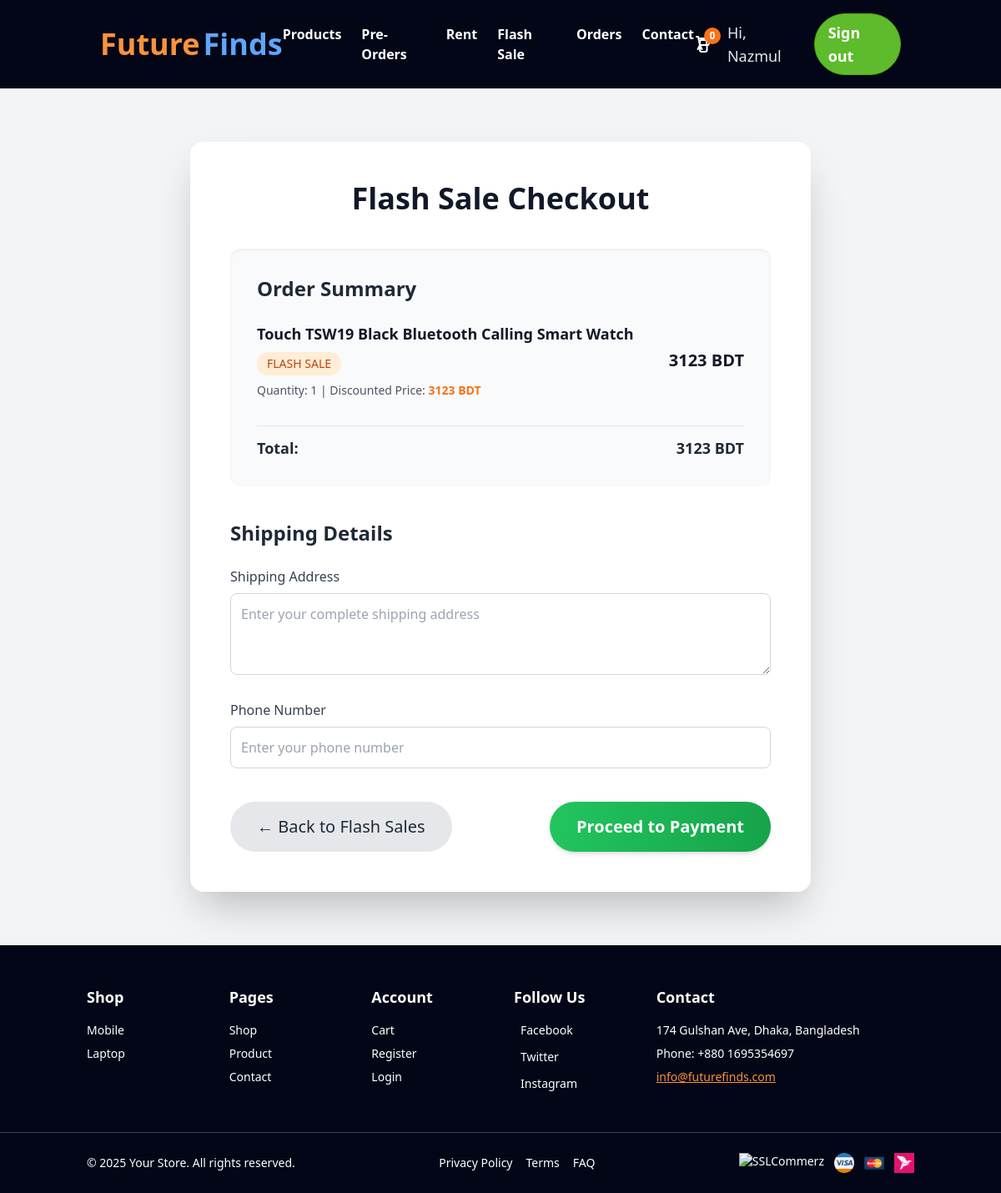
Screenshot of /product/flash-sale/8/checkout/ (signed in) with the database file from the repository.
### products/models.py (models this page shows)
class FlashSaleProduct(models.Model):
    name = models.CharField(max_length=255)
    image = models.ImageField(upload_to='flash_sale_images/', blank=True, null=True)
    discount_type = models.CharField(
        max_length=10,
        choices=[('percent', 'Percent'), ('fixed', 'Fixed')],
        default='percent'
    )
    original_price = models.DecimalField(max_digits=10, decimal_places=2, default=0)
    discount_value = models.DecimalField(
        max_digits=10,
        decimal_places=2,
        default=0,
        help_text="Enter percentage for percent discount, or fixed amount for fixed discount"
    )
    start_time = models.DateTimeField()
    end_time = models.DateTimeField()
    def get_sale_price(self):
        if self.discount_type == 'percent':
            sale_price = self.original_price * (1 - self.discount_value / 100)
        else:  # fixed
            sale_price = self.original_price - self.discount_value
        return int(sale_price)

### products/views.py (the view, shortened to what this page needs)
# urls.py: path('flash-sale/<int:pk>/checkout/', views.flash_sale_checkout, name='flash_sale_checkout'),
@login_required(login_url='login')
def flash_sale_checkout(request, pk):
    product = get_object_or_404(FlashSaleProduct, pk=pk)
    total_price = product.get_sale_price()
    return render(request, "flash_sale_checkout.html", {
        "product": product,
        "total_price": total_price
    })

### templates/flash_sale_checkout.html (shortened to what this page needs)
<!DOCTYPE html>
<html lang="en">
<head>
    <link href="https://cdn.jsdelivr.net/npm/daisyui@4.12.24/dist/full.min.css" rel="stylesheet" type="text/css" />
    <script src="https://cdn.tailwindcss.com"></script>
</head>
<body class="bg-gray-100">
<nav  class="bg-slate-950"  >
<header class="bg-slate-950 sticky top-0 z-50">
  <div class="container mx-auto flex justify-between items-center py-4 px-4 lg:px-8">
    <a href="{% url 'home' %}" class="flex items-center">
      <span class="text-orange-400 text-4xl font-bold">Future</span>
      <span class="text-blue-400 text-4xl font-bold ml-1">Finds</span>
    </a>
    <nav id="mobileMenu" class="hidden lg:flex md:flex-grow justify-center">
      <ul class="flex flex-col lg:flex-row lg:space-x-6 text-white font-semibold">
        <li><a href="{% url 'products' %}" class="hover:text-orange-400 py-2 block">Products</a></li>
        <li><a href="{% url 'preorder_products' %}" class="hover:text-orange-400 py-2 block">Pre-Orders</a></li>
        <li><a href="{% url 'rental_products' %}" class="hover:text-orange-400 py-2 block">Rent</a></li>
        <li><a href="{% url 'flash_sale' %}" class="hover:text-orange-400 py-2 block">Flash Sale</a></li>
        {% if user.is_authenticated %}
          <li><a href="{% url 'orders' %}" class="hover:text-orange-400 py-2 block">Orders</a></li>
        {% endif %}
        <li><a href="{% url 'contact' %}" class="hover:text-orange-400 py-2 block">Contact</a></li>
      </ul>
    </nav>
    <div class="hidden lg:flex items-center space-x-4">
      <a href="{% url 'cart' %}" class="relative text-white hover:text-orange-400 transition-colors">
        <svg class="w-6 h-6" fill="none" stroke="currentColor" viewBox="0 0 24 24">
          <path stroke-linecap="round" stroke-linejoin="round" stroke-width="2" d="M3 3h2l.4 2M7 13h10l4-8H5.4m0 0L7 13m0 0l-2.5 5M7 13l2.5 5m6-5v6a2 2 0 01-2 2H9a2 2 0 01-2-2v-6m8 0V9a2 2 0 00-2-2H9a2 2 0 00-2 2v4.01"></path>
        </svg>
        <span class="absolute -top-2 -right-2 bg-orange-500 text-white text-xs rounded-full h-5 w-5 flex items-center justify-center font-bold">
          {% if user.is_authenticated %}
            {{ user.cartitem_set.count|default:0 }}
          {% else %}
            0
          {% endif %}
        </span>
      </a>
      {% if user.is_authenticated %}
        <span class="text-gray-200 text-lg">Hi, {{ user.username }}</span>
        <a href="{% url 'logout' %}"
           class="bg-[#5EBB2B] border border-[#4eaa0c] text-white hover:bg-transparent hover:text-[#5EBB2B] font-semibold px-4 py-2 rounded-full text-lg transition">
           Sign out
        </a>
      {% else %}
        <a href="{% url 'login' %}"
           class="bg-[#FF9900] border border-[#e17d00] text-black hover:bg-transparent hover:text-[#FF9900] font-semibold px-4 py-2 rounded-full text-lg transition">
           Sign in
        </a>
      {% endif %}
    </div>
  </div>
</header>
</nav>
  {% load static %}
<main class="container mx-auto my-16 px-4">
  <div class="bg-white shadow-2xl rounded-2xl p-8 md:p-12 w-full md:w-5/6 lg:w-3/4 mx-auto transition-transform duration-300 hover:-translate-y-1">
    <h1 class="text-3xl sm:text-4xl font-extrabold text-gray-900 mb-10 text-center">
       Flash Sale Checkout
    </h1>
    <section class="bg-gray-50 rounded-xl p-6 md:p-8 shadow-inner mb-10">
      <h2 class="text-2xl font-semibold mb-6 text-gray-800 text-center sm:text-left">
        Order Summary
      </h2>
      <div class="flex flex-col sm:flex-row justify-between items-start sm:items-center border-gray-200 pb-4 mb-4">
        <div>
          <p class="text-lg font-semibold text-gray-900">{{ product.name }}</p>
          <div class="inline-block mt-2 bg-orange-100 text-orange-700 px-3 py-1 rounded-full text-sm font-medium">
             FLASH SALE
          </div>
          <p class="text-sm text-gray-600 mt-2">
            Quantity: 1 | Discounted Price:
            <span class="font-semibold text-orange-500">{{ product.get_sale_price }} BDT</span>
          </p>
        </div>
        <p class="text-xl font-bold text-gray-900 mt-4 sm:mt-0">
          {{ total_price }} BDT
        </p>
      </div>
      <div class="flex justify-between font-bold text-lg border-t border-gray-200 pt-3 text-gray-800">
        <span>Total:</span>
        <span>{{ total_price }} BDT</span>
      </div>
    </section>
    <form method="POST" class="space-y-6">
      <h2 class="text-2xl font-semibold text-gray-800 mb-4 text-center sm:text-left">
        Shipping Details
      </h2>
      <div>
        <label for="address" class="block text-gray-700 font-medium mb-2">Shipping Address</label>
        <textarea
          id="address"
          name="address"
          rows="3"
          class="w-full border border-gray-300 rounded-lg p-3 focus:ring-2 focus:ring-green-500 focus:outline-none"
          required
          placeholder="Enter your complete shipping address"></textarea>
      </div>
      <div>
        <label for="phone" class="block text-gray-700 font-medium mb-2">Phone Number</label>
        <input
          type="text"
          id="phone"
          name="phone"
          class="w-full border border-gray-300 rounded-lg p-3 focus:ring-2 focus:ring-green-500 focus:outline-none"
          required
          placeholder="Enter your phone number">
      </div>
      <div class="flex flex-col sm:flex-row justify-center sm:justify-between items-center gap-4 pt-4">
        <a href="{% url 'flash_sale' %}"
           class="w-full sm:w-auto text-center bg-gray-200 text-gray-800 font-medium py-4 text-xl px-8 rounded-full hover:bg-gray-300 transition-all duration-300">
          ← Back to Flash Sales
        </a>
        <button
          type="submit"
          class="w-full sm:w-auto bg-gradient-to-r from-green-500 to-green-600 text-white font-semibold py-4 text-xl px-8 rounded-full shadow-md hover:from-green-600 hover:to-green-700 transform hover:scale-105 transition-all duration-300">
           Proceed to Payment
        </button>
      </div>
    </form>
  </div>
</main>
<footer class="bg-slate-950 text-white text-sm mt-10">
    {% load static %}
  <div class="container mx-auto px-4 py-12">
    <div class="grid grid-cols-1 sm:grid-cols-2 lg:grid-cols-6 gap-8">
      <div>
        <h3 class="text-lg font-semibold mb-4">Shop</h3>
        <ul class="space-y-2">
           <li><a href="{% url 'category_products' 'phone' %}" class="hover:text-orange-400">Mobile</a></li>
           <li><a href="{% url 'category_products' 'laptop' %}" class="hover:text-orange-400">Laptop</a></li>
        </ul>
      </div>
      <div>
        <h3 class="text-lg font-semibold mb-4">Pages</h3>
        <ul class="space-y-2">
           <li><a href="{% url 'products' %}" class="hover:text-orange-400">Shop</a></li>
           <li><a href="{% url 'products' %}" class="hover:text-orange-400">Product</a></li>
           <li><a href="{% url 'contact' %}" class="hover:text-orange-400">Contact</a></li>
        </ul>
      </div>
      <div>
        <h3 class="text-lg font-semibold mb-4">Account</h3>
        <ul class="space-y-2">
          <li><a href="{% url 'cart' %}" class="hover:text-orange-400">Cart</a></li>
          <li><a href="{% url 'signup' %}" class="hover:text-orange-400">Register</a></li>
          <li><a href="{% url 'login' %}" class="hover:text-orange-400">Login</a></li>
        </ul>
      </div>
      <div>
        <h3 class="text-lg font-semibold mb-4">Follow Us</h3>
        <ul class="space-y-3">
          <li><a href="https://facebook.com/futurefinds" target="_blank" class="flex items-center gap-2 hover:text-orange-400">
            <img src="{% static 'images/icons/facebook.svg' %}" class="h-4" alt=""> Facebook</a></li>
          <li><a href="https://twitter.com/futurefinds" target="_blank" class="flex items-center gap-2 hover:text-orange-400">
            <img src="{% static 'images/icons/twitter.svg' %}" class="h-4" alt=""> Twitter</a></li>
          <li><a href="https://instagram.com/futurefinds" target="_blank" class="flex items-center gap-2 hover:text-orange-400">
            <img src="{% static 'images/icons/instagram.svg' %}" class="h-4" alt=""> Instagram</a></li>
        </ul>
      </div>
      <div class="col-span-1 sm:col-span-2 lg:col-span-2">
        <h3 class="text-lg font-semibold mb-4">Contact</h3>
        <p class="mb-2">174 Gulshan Ave, Dhaka, Bangladesh</p>
        <p class="mb-2">Phone: +880 1695354697</p>
        <a href="mailto:info@futurefinds.com" class="underline text-orange-400">info@futurefinds.com</a>
      </div>
    </div>
  </div>
  <div class="border-t border-gray-700 py-6">
    <div class="container mx-auto px-4 flex flex-col md:flex-row justify-between items-center text-center gap-4">
      <p class="text-sm">&copy; 2025 Your Store. All rights reserved.</p>
      <ul class="flex flex-wrap justify-center gap-4">
         <li><a href="{% url 'privacy_policy' %}" class="hover:text-orange-400">Privacy Policy</a></li>
         <li><a href="{% url 'terms_of_service' %}" class="hover:text-orange-400">Terms</a></li>
         <li><a href="{% url 'faq' %}" class="hover:text-orange-400">FAQ</a></li>
      </ul>
      <div class="flex items-center justify-center gap-3">
        <img src="{% static 'images/sslcommerz.png'%}" alt="SSLCommerz" class="h-6">
        <img src="{% static 'images/visa_11378344.png' %}" alt="Visa" class="h-6">
        <img src="{% static 'images/card_16174534.png' %}" alt="MasterCard" class="h-6">
        <img src="{% static 'images/unnamed.webp' %}" alt="bKash" class="h-6">
      </div>
    </div>
  </div>
</footer>
</body>
</html>

### rows the page displays
FlashSaleProduct: name "Touch TSW19 Black Bluetooth Calling Smart Watch", get_sale_price "3123"

### other values shown
{{ user.cartitem_set.count|default:0 }} "0"
{{ user.username }} "Nazmul"
{{ total_price }} "3123"
